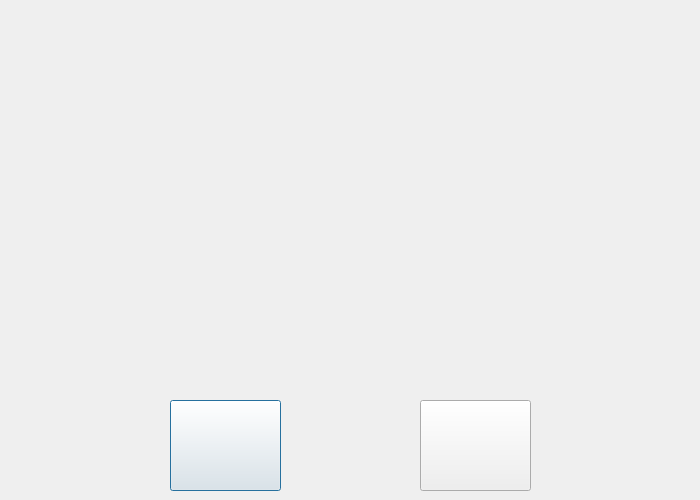
<?xml version="1.0" encoding="UTF-8"?>
<ui version="4.0">
 <class>Dialog</class>
 <widget class="QDialog" name="Dialog">
  <property name="geometry">
   <rect>
    <x>0</x>
    <y>0</y>
    <width>700</width>
    <height>500</height>
   </rect>
  </property>
  <property name="minimumSize">
   <size>
    <width>700</width>
    <height>500</height>
   </size>
  </property>
  <property name="windowTitle">
   <string>Dialog</string>
  </property>
  <property name="styleSheet">
   <string notr="true"/>
  </property>
  <widget class="QLabel" name="label">
   <property name="geometry">
    <rect>
     <x>-2</x>
     <y>0</y>
     <width>701</width>
     <height>501</height>
    </rect>
   </property>
   <property name="text">
    <string/>
   </property>
   <property name="pixmap">
    <pixmap>../../IMAGES/Bg.jpg</pixmap>
   </property>
   <property name="scaledContents">
    <bool>true</bool>
   </property>
  </widget>
  <widget class="QLabel" name="label_2">
   <property name="geometry">
    <rect>
     <x>10</x>
     <y>100</y>
     <width>681</width>
     <height>291</height>
    </rect>
   </property>
   <property name="text">
    <string/>
   </property>
   <property name="pixmap">
    <pixmap>../../IMAGES/G.U.I Material/ExtraGui/Jarvis_Gui (2).gif</pixmap>
   </property>
   <property name="scaledContents">
    <bool>true</bool>
   </property>
  </widget>
  <widget class="QLabel" name="label_3">
   <property name="geometry">
    <rect>
     <x>100</x>
     <y>390</y>
     <width>511</width>
     <height>111</height>
    </rect>
   </property>
   <property name="text">
    <string/>
   </property>
   <property name="pixmap">
    <pixmap>../../IMAGES/st and sti.png</pixmap>
   </property>
   <property name="scaledContents">
    <bool>true</bool>
   </property>
  </widget>
  <widget class="QPushButton" name="pushButton">
   <property name="geometry">
    <rect>
     <x>170</x>
     <y>400</y>
     <width>111</width>
     <height>91</height>
    </rect>
   </property>
   <property name="styleSheet">
    <string notr="true">border-image : url(:/C:/Users/HI/Downloads/5379967-removebg-preview.png)</string>
   </property>
   <property name="text">
    <string/>
   </property>
  </widget>
  <widget class="QPushButton" name="pushButton_2">
   <property name="geometry">
    <rect>
     <x>420</x>
     <y>400</y>
     <width>111</width>
     <height>91</height>
    </rect>
   </property>
   <property name="styleSheet">
    <string notr="true">border-image : url(:/C:/Users/HI/Downloads/LOGIN_prev_ui.png)</string>
   </property>
   <property name="text">
    <string/>
   </property>
  </widget>
  <widget class="QLabel" name="label_4">
   <property name="geometry">
    <rect>
     <x>120</x>
     <y>0</y>
     <width>491</width>
     <height>91</height>
    </rect>
   </property>
   <property name="text">
    <string/>
   </property>
   <property name="pixmap">
    <pixmap>C:/Users/HI/Downloads/Untitled_design__1_-removebg-preview (1).png</pixmap>
   </property>
   <property name="scaledContents">
    <bool>true</bool>
   </property>
  </widget>
  <widget class="QLabel" name="label_5">
   <property name="geometry">
    <rect>
     <x>110</x>
     <y>20</y>
     <width>501</width>
     <height>61</height>
    </rect>
   </property>
   <property name="text">
    <string/>
   </property>
   <property name="pixmap">
    <pixmap>C:/Users/HI/Downloads/Untitled_design.png</pixmap>
   </property>
   <property name="scaledContents">
    <bool>true</bool>
   </property>
  </widget>
 </widget>
 <resources/>
 <connections/>
</ui>
